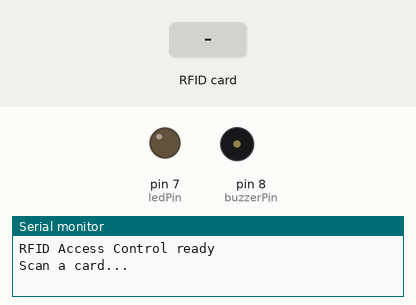
A sketch run on a simulated Arduino Uno, built with avr-gcc and run on an emulated ATmega328P. On the bench: output pins drawn as LEDs (lit = HIGH), buzzer (waves = sounding), the last lines printed to the serial monitor. The test bench sets the inputs (shaded band). Pins used as bus, display or sensor lines are not drawn.

Above: at 1.2 s.
1.3 s: RFID card A1 B2 C3 D4 held to the reader
At 1.4 s:
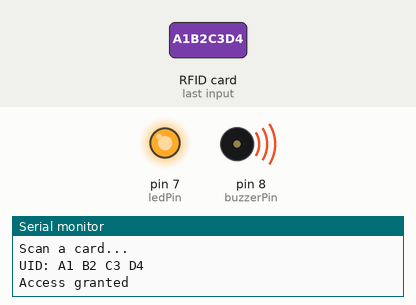
At 2.5 s:
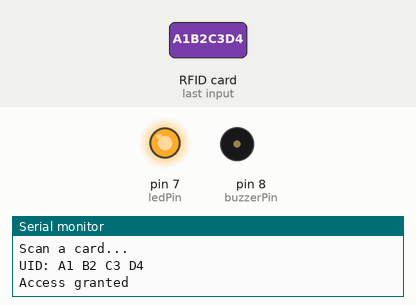
4.3 s: RFID card 5E 7A 19 C4 held to the reader
At 4.8 s:
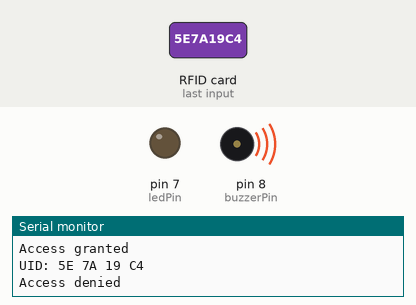
Timing chart, 0 to 7.3 s (numbered marks = the images above; inputs shaded):
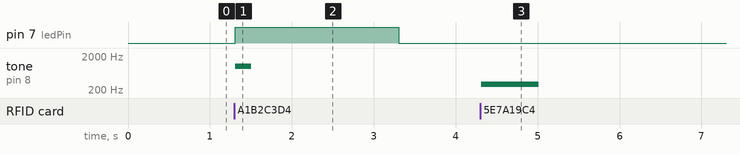

Measured:
- after the input at 1.3 s, pin 7 (ledPin): LOW → HIGH at once, → LOW 2.0 s later; tone on pin 8 (buzzerPin): silent → 1000 Hz at once, → silent 0.20 s later
- after the input at 4.3 s, tone on pin 8 (buzzerPin): silent → 300 Hz at once, → silent 0.70 s later

The sketch:

rfid-access.ino
```cpp
// 10 - RFID Access Control (basic)
// Only an authorized card turns the LED on and gives a success beep

#include <SPI.h>
#include <MFRC522.h>

#define SS_PIN 10
#define RST_PIN 9

MFRC522 rfid(SS_PIN, RST_PIN);

// Replace with the UID you get from scanning your own card
byte authorizedUID[4] = {0xA1, 0xB2, 0xC3, 0xD4};

const int ledPin    = 7;
const int buzzerPin = 8;

void setup() {
  Serial.begin(9600);
  SPI.begin();
  rfid.PCD_Init();
  pinMode(ledPin, OUTPUT);
  pinMode(buzzerPin, OUTPUT);
  Serial.println("RFID Access Control ready");
  Serial.println("Scan a card...");
}

bool isAuthorized() {
  if (rfid.uid.size != 4) return false;
  for (byte i = 0; i < 4; i++) {
    if (rfid.uid.uidByte[i] != authorizedUID[i]) return false;
  }
  return true;
}

void loop() {
  if (!rfid.PICC_IsNewCardPresent() || !rfid.PICC_ReadCardSerial()) return;

  Serial.print("UID:");
  for (byte i = 0; i < rfid.uid.size; i++) {
    Serial.print(rfid.uid.uidByte[i] < 0x10 ? " 0" : " ");
    Serial.print(rfid.uid.uidByte[i], HEX);
  }
  Serial.println();

  if (isAuthorized()) {
    Serial.println("Access granted");
    digitalWrite(ledPin, HIGH);
    tone(buzzerPin, 1000, 200);
    delay(2000);
    digitalWrite(ledPin, LOW);
  } else {
    Serial.println("Access denied");
    tone(buzzerPin, 300, 700);
  }

  rfid.PICC_HaltA();
  rfid.PCD_StopCrypto1();
  delay(500);
}
```
